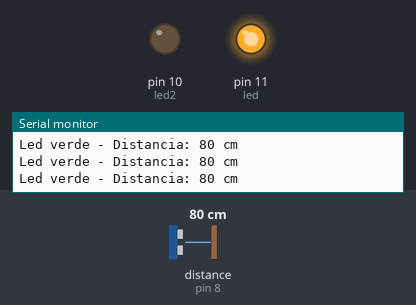
The sketch below on a simulated Arduino Uno, built with avr-gcc and run on an emulated ATmega328P. Parts: output pins drawn as LEDs (lit = HIGH), the last lines printed to the serial monitor. Inputs (shaded band) come from the test bench; at power-on: distance to the obstacle (sensor on pin 8) 80 cm. The echo pulse lasts 58.3 µs per cm.

Above: at 1.2 s.
1.3 s: distance to the obstacle (sensor on pin 8) set to 11 cm
2.8 s: distance to the obstacle (sensor on pin 8) set to 8 cm
At 4.1 s:
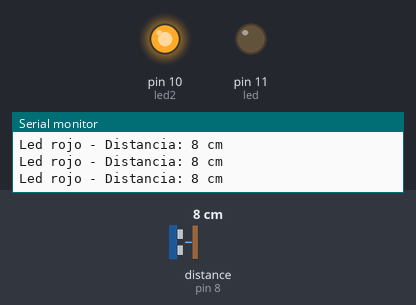
4.5 s: distance to the obstacle (sensor on pin 8) set to 18 cm
At 5.5 s:
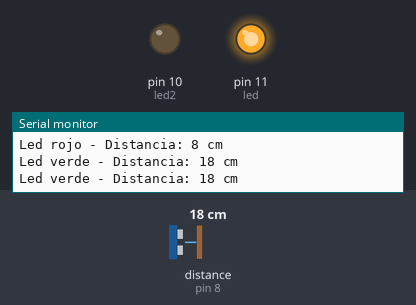
6.0 s: distance to the obstacle (sensor on pin 8) set to 2 cm
At 7.0 s:
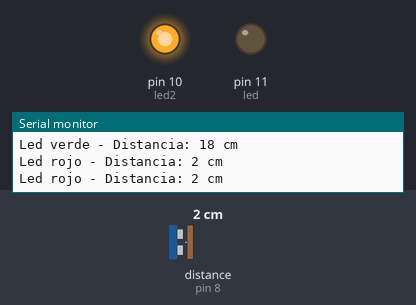
Timing chart, 0 to 8.5 s (numbered marks = the images above; inputs shaded):
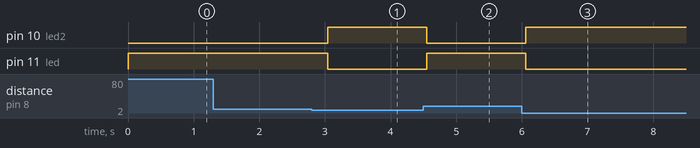

Measured:
- the behaviour switches between 10 and 9 cm on distance to the obstacle (sensor on pin 8) (found by bisection; images 0 and 1)
- after the input at 2.8 s, pin 10 (led2): LOW → HIGH after 0.24 s; pin 11 (led): HIGH → LOW after 0.24 s
- after the input at 4.5 s, pin 10 (led2): HIGH → LOW after 0.05 s; pin 11 (led): LOW → HIGH after 0.05 s
- after the input at 6.0 s, pin 10 (led2): LOW → HIGH after 0.06 s; pin 11 (led): HIGH → LOW after 0.06 s

The sketch:

MedidorDistanciasConLeds.ino
```cpp
// Sensor de ultrasonidos HR-SC04 con leds
// David Ortega Cuadrado - dorcu.com
// 6 de Abril de 2014
// dorcu.com

// Definimos los pines que vamos a usar
#define trigPin 7
#define echoPin 8
#define led 11
#define led2 10

int dis = 10; // Establecemos la distancia en cm para la comprobacion

// Librerias necesarias para el funcionamiento
#include "Ultrasonic.h"

// Declaramos el sensor ultrasonido en los pines digitales elegidos
Ultrasonic ultrasonido(trigPin,echoPin);

void setup() {
  Serial.begin (9600);
  pinMode(trigPin, OUTPUT); // Establecemos el pin trig como salida
  pinMode(echoPin, INPUT); // Establecemos el pin echo como entrada
  pinMode(led, OUTPUT); // Establecemos el led verde como salida
  pinMode(led2, OUTPUT); // Establecemos el rojo verde como salida
}

void loop() {
  int distancia;

  distancia = ultrasonido.Ranging(CM);

  if (distancia < dis){
    digitalWrite(led,LOW); // Apagamos el led verde
    digitalWrite(led2,HIGH); // Encendemos el led rojo
    Serial.print("Led rojo - Distancia: ");
    Serial.print(ultrasonido.Ranging(CM));
    Serial.println(" cm");
  } else {
    digitalWrite(led,HIGH); // Encendemos el led verde
    digitalWrite(led2,LOW); // Apagamos el led rojo
    Serial.print("Led verde - Distancia: ");
    Serial.print(ultrasonido.Ranging(CM));
    Serial.println(" cm");
  }

  delay(500);
}
```
